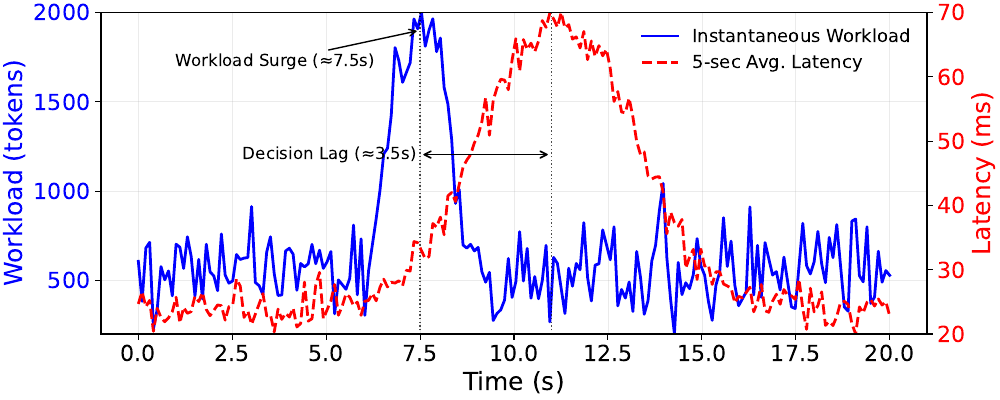

The script that saved this image:
#!/usr/bin/env python3
# -*- coding: utf-8 -*-
"""
Figure X: Latency (Router's View, aggregated) vs. Workload (Engine's View, instantaneous)
Paper-style: black & white, no markers, dashed vs solid, labels placed off curves.
Now with flat-top peaks and value rescaling:
  latency mapped to [20, 70], workload mapped to [200, 2000],
  while preserving the original shapes.
"""

import numpy as np
import matplotlib.pyplot as plt

# -------- Paper-ish style settings --------
def apply_topconf_style():
    plt.rcParams.update({
        'font.size': 16,
        'font.family': 'sans-serif',
        'font.sans-serif': ['DejaVu Sans', 'Liberation Sans', 'Arial'],
        'axes.linewidth': 1.2,
        'axes.titlesize': 16,
        'axes.labelsize': 18,
        'axes.spines.top': True,
        'axes.spines.right': True,
        'xtick.major.size': 4,
        'ytick.major.size': 4,
        'xtick.direction': 'out',
        'ytick.direction': 'out',
        'legend.frameon': False,
        'figure.dpi': 160,
        'savefig.dpi': 300,
        'savefig.bbox': 'tight',
        'savefig.pad_inches': 0.04,
        # 轻网格、路径优化
        'grid.alpha': 0.25,
        'path.simplify': True,
        'path.simplify_threshold': 0.5,
        'agg.path.chunksize': 10000,
    })

apply_topconf_style()

# -------- Time axis --------
t = np.linspace(0, 20, 200)
rng = np.random.default_rng(42)

# -------- Helper: smooth flat-top pulse --------
def flat_top_pulse(t, start, end, rise, fall=None):
    """
    Smooth rectangular-like pulse using sigmoids.
    start: plateau start time
    end:   plateau end time
    rise:  rise edge time-scale
    fall:  fall edge time-scale (defaults to rise if None)
    Returns values ~0 outside [start, end], ~1 on the plateau, smooth edges.
    """
    if fall is None:
        fall = rise
    sig_rise = 1.0 / (1.0 + np.exp(-(t - start) / rise))
    sig_fall = 1.0 / (1.0 + np.exp(-(t - end)   / fall))
    return sig_rise * (1.0 - sig_fall)

# -------- Engine's View: instantaneous workload (flat-top surge around ~9s) --------
workload_base = 500.0
workload_amp  = 120.0
workload_env  = flat_top_pulse(t, start=6.6, end=8.4, rise=0.15, fall=0.15)
workload_noise = 15.0 * rng.normal(size=len(t))
workload_raw = workload_base + workload_amp * workload_env + workload_noise

# -------- Router's View: aggregated latency (flat-top, lagging and smoother) --------
lat_base = 30.0
lat_amp  = 40.0
lat_env  = flat_top_pulse(t, start=8.8, end=13.5, rise=0.8, fall=0.8)
lat_noise = 1.5 * rng.normal(size=len(t))
latency_raw = lat_base + lat_amp * lat_env + lat_noise

# -------- Linear rescaling to target ranges while preserving shape --------
def rescale_to_range(x, lo, hi):
    xmin, xmax = np.min(x), np.max(x)
    # 防止极端情况下 xmax == xmin
    if np.isclose(xmax, xmin):
        return np.full_like(x, (lo + hi) / 2.0)
    xnorm = (x - xmin) / (xmax - xmin)
    return lo + xnorm * (hi - lo)

# Map latency to [20, 70], workload to [200, 2000]
latency  = rescale_to_range(latency_raw,  20.0,   70.0)
workload = rescale_to_range(workload_raw, 200.0, 2000.0)

# -------- Plot: single plot with dual Y-axis --------
fig, ax1 = plt.subplots(figsize=(10, 4), constrained_layout=True)

# 左轴：Engine's View (Instantaneous Workload)
ax1.set_xlabel("Time (s)")
ax1.set_ylabel("Workload (tokens)", color="blue")
ax1.plot(t, workload, linestyle="-", color="blue", linewidth=2.0, label="Instantaneous Workload (Engine's View)")
ax1.set_ylim(200, 2000)
ax1.tick_params(axis='y', labelcolor='blue')

# 右轴：Router's View (Aggregated Latency)
ax2 = ax1.twinx()
ax2.set_ylabel("Latency (ms)", color="red")
ax2.plot(t, latency, linestyle="--", color="red", linewidth=2.0, label="5-sec Avg. Latency (Router's View)")
ax2.set_ylim(20, 70)
ax2.tick_params(axis='y', labelcolor='red')

# 由于全局关闭了右侧脊线，这里对 twinx 的右脊线单独开启，保持可读
if 'right' in ax2.spines:
    ax2.spines['right'].set_visible(True)

# 添加两条纵向虚线
ax1.axvline(x=7.5, color='black', linestyle=':', alpha=0.7, linewidth=1.0)
ax1.axvline(x=11.0, color='black', linestyle=':', alpha=0.7, linewidth=1.0)

# 添加决策延迟标注（水平箭头线）
ax2.annotate("Decision Lag (≈3.5s)",
             xy=(11.0, np.percentile(latency, 77)), xycoords='data',
             xytext=(5.1, np.percentile(latency, 77)), textcoords='data',
             arrowprops=dict(arrowstyle="<->", color="black", linewidth=1.2),
             fontsize=12, ha='center', va='center')

# 工作负载激增标注
ax1.annotate("Workload Surge (≈7.5s)",
             xy=(7.5, 1900), xycoords='data',
             xytext=(1, 1700), textcoords='data',
             arrowprops=dict(arrowstyle="->", color="black"),
             fontsize=12)

# 添加轻量网格
ax1.grid(True, axis='both', linestyle='-', linewidth=0.4, alpha=0.25)

# 创建组合图例
from matplotlib.lines import Line2D
custom_lines = [
    Line2D([0], [0], color="blue", linestyle="-", linewidth=2.0, label="Instantaneous Workload"),
    Line2D([0], [0], color="red", linestyle="--", linewidth=2.0, label="5-sec Avg. Latency")
]
ax1.legend(handles=custom_lines, loc='upper right', fontsize=13, frameon=False)

# -------- Save --------
out_path = "./latency_vs_workload.pdf"
plt.savefig(out_path, dpi=300, bbox_inches="tight")
plt.close()
print(f"Saved: {out_path}")
